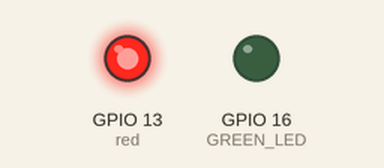
Simulated run of this sketch. Board: ESP8266 (NodeMCU). Shown: output pins drawn as LEDs (lit = HIGH). WiFi joins after 1.5 s; servers stay silent unless stated; what the sketch prints to the serial monitor is not drawn.

Above: at 4.8 s.
Timing chart, 0 to 7.0 s (numbered marks = the images above):
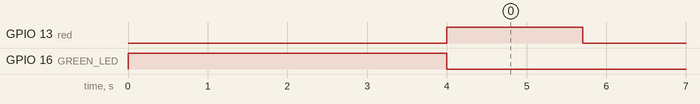

The sketch:

BasicHttpClient_nagase.ino
```cpp
/**
 * BasicHTTPClient.ino
 *
 *  Created on: 24.05.2015
 *
 */

#include <Arduino.h>

#include <ESP8266WiFi.h>
#include <ESP8266WiFiMulti.h>

#include <ESP8266HTTPClient.h>

#define USE_SERIAL Serial
#define GREEN_LED  16 //Green

ESP8266WiFiMulti WiFiMulti;

int red = 13;

void setup() {
  pinMode(red, OUTPUT);
  pinMode(GREEN_LED, OUTPUT);

    USE_SERIAL.begin(115200); //setup serial port
   // USE_SERIAL.setDebugOutput(true);

    USE_SERIAL.println();
    USE_SERIAL.println();
    USE_SERIAL.println();
 digitalWrite(GREEN_LED, HIGH);
    for(uint8_t t = 4; t > 0; t--) {
        USE_SERIAL.printf("[SETUP] WAIT %d...\n", t);
        USE_SERIAL.flush();
        delay(1000);
    }

    WiFiMulti.addAP("NAGA12345", "nagase222");

}

void loop() {
  digitalWrite(GREEN_LED, LOW);
  digitalWrite(red, HIGH);   // turn the LED on (HIGH is the voltage level)
  /*
    // set the brightness of pin 9:
 // analogWrite(led, brightness);
  // change the brightness for next time through the loop:
  brightness = brightness + fadeAmount;

  // reverse the direction of the fading at the ends of the fade:
  if (brightness == 0 || brightness == 255) {
    fadeAmount = -fadeAmount ;
  }
*/

    // wait for WiFi connection
    if((WiFiMulti.run() == WL_CONNECTED)) {

        HTTPClient http;

        USE_SERIAL.print("[HTTP] begin...\n");
        // configure traged server and url
        //http.begin("192.168.1.12", 443, "/test.html", true, "7a 9c f4 db 40 d3 62 5a 6e 21 bc 5c cc 66 c8 3e a1 45 59 38"); //HTTPS
        http.begin("api-m2x.att.com/v2/devi94a8a3d8b62ecd0/streams/kkkk/value", 80, "/http/"); //HTTP
        http.addHeader("X-M2X-KEY","67e01b6454c2af670ff6bea10ad1893e");
        http.addHeader("Content-Type","application/json");


        USE_SERIAL.print("[HTTP] GET...\n");
        // start connection and send HTTP header
        int httpCode = http.GET();
        if(httpCode) {
            // HTTP header has been send and Server response header has been handlxed
            USE_SERIAL.printf("[HTTP] GET... code: %d\n", httpCode);

            // file found at server
            if(httpCode == 200) {
                String payload = http.getString();
                USE_SERIAL.println(payload);
            }
        } else {
            USE_SERIAL.print("[HTTP] GET... failed, no connection or no HTTP server\n");
        }
    }
  digitalWrite(red, LOW);    // turn the LED off by making the voltage LOW
    delay(2000);
}
```

Measured:
- by itself, GPIO 13 (red): repeats every 2.2 s: LOW 2.0 s, HIGH 0.20 s
- by itself, GPIO 16 (GREEN_LED): HIGH → LOW at 4.0 s
